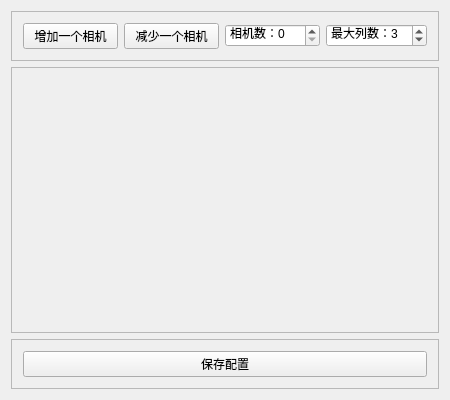
<?xml version="1.0" encoding="UTF-8"?>
<ui version="4.0">
 <class>CameraSettingUIClass</class>
 <widget class="QWidget" name="CameraSettingUIClass">
  <property name="geometry">
   <rect>
    <x>0</x>
    <y>0</y>
    <width>450</width>
    <height>400</height>
   </rect>
  </property>
  <property name="windowTitle">
   <string>CameraSettingUI</string>
  </property>
  <layout class="QVBoxLayout" name="verticalLayout">
   <item>
    <widget class="QFrame" name="frame">
     <property name="frameShape">
      <enum>QFrame::StyledPanel</enum>
     </property>
     <property name="frameShadow">
      <enum>QFrame::Raised</enum>
     </property>
     <layout class="QHBoxLayout" name="horizontalLayout">
      <item>
       <widget class="QPushButton" name="pb_add">
        <property name="text">
         <string>增加一个相机</string>
        </property>
       </widget>
      </item>
      <item>
       <widget class="QPushButton" name="pb_sub">
        <property name="text">
         <string>减少一个相机</string>
        </property>
       </widget>
      </item>
      <item>
       <widget class="QSpinBox" name="spinBox">
        <property name="prefix">
         <string>相机数：</string>
        </property>
       </widget>
      </item>
      <item>
       <widget class="QSpinBox" name="spinBox_2">
        <property name="prefix">
         <string>最大列数：</string>
        </property>
        <property name="minimum">
         <number>1</number>
        </property>
        <property name="value">
         <number>3</number>
        </property>
       </widget>
      </item>
     </layout>
    </widget>
   </item>
   <item>
    <widget class="QScrollArea" name="scrollArea">
     <property name="widgetResizable">
      <bool>true</bool>
     </property>
     <widget class="QWidget" name="scrollAreaWidgetContents">
      <property name="geometry">
       <rect>
        <x>0</x>
        <y>0</y>
        <width>430</width>
        <height>285</height>
       </rect>
      </property>
     </widget>
    </widget>
   </item>
   <item>
    <widget class="QFrame" name="frame_2">
     <property name="frameShape">
      <enum>QFrame::StyledPanel</enum>
     </property>
     <property name="frameShadow">
      <enum>QFrame::Raised</enum>
     </property>
     <layout class="QHBoxLayout" name="horizontalLayout_2">
      <item>
       <widget class="QPushButton" name="pb_save">
        <property name="text">
         <string>保存配置</string>
        </property>
       </widget>
      </item>
     </layout>
    </widget>
   </item>
  </layout>
 </widget>
 <layoutdefault spacing="6" margin="11"/>
 <resources/>
 <connections/>
</ui>
